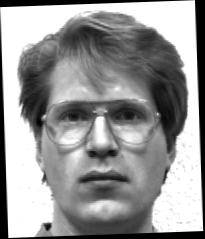
#> input picture 3. Applications of Signal Processing/Fran/Code/foo.pgm, 205 x 239 px
$ python image_things.py   (older library calls are emulated)
#> lines starting #> are read from the running program, lines starting #| are printed output that depends on the picture
### 3. Applications of Signal Processing/Fran/Code/img_util.py
import re
import numpy as np
import PIL   # Basic library for Images

def read_pgm(filename, byteorder='>'):
    """Return image data from a raw PGM file as numpy array.

    Format specification: http://netpbm.sourceforge.net/doc/pgm.html

    """
    with open(filename, 'rb') as f:
        buffer = f.read()
    try:
        header, width, height, maxval = re.search(
            b"(^P5\s(?:\s*#.*[\r\n])*"
            b"(\d+)\s(?:\s*#.*[\r\n])*"
            b"(\d+)\s(?:\s*#.*[\r\n])*"
            b"(\d+)\s(?:\s*#.*[\r\n]\s)*)", buffer).groups()
    except AttributeError:
        raise ValueError("Not a raw PGM file: '%s'" % filename)
    return np.frombuffer(buffer,
                            dtype='u1' if int(maxval) < 256 else byteorder+'u2',
                            count=int(width)*int(height),
                            offset=len(header)
                            ).reshape((int(height), int(width)))


def histeq(im,nbr_bins=256):
    """ Histogram equalization of a grayscale image. """

    # get image histogram
    imhist,bins = np.histogram(im.flatten(),nbr_bins,normed=True)

    cdf = imhist.cumsum()     # cumulative distribution function
    cdf = 255 * cdf / cdf[-1] # normalize

    # use linear interpolation of cdf to find new pixel values
    im2 = np.interp(im.flatten(),bins[:-1],cdf)

    return im2.reshape(im.shape)


# [27 lines left out: function pca, not called in this run]
"""
V,S,immean = imgu.pca(img_matrix)

S[164] = 0;
S[163] = 0;
S[162] = 0;
S = S/np.sum(S);
"""

# [5 lines left out: function get_PCA_features, not called in this run]

### 3. Applications of Signal Processing/Fran/Code/image_things.py
import matplotlib.pyplot as plt
import img_util as imgu
import numpy as np
import PIL

pil_im = PIL.Image.open("foo.pgm") # Read image and created image object
#> pil_im is the input picture: PIL image 205x239 L; min 0, max 255, mean 150.5
pil_im = pil_im.convert('L')  # Convert image to grayScale
pil_arr_im = np.array(pil_im);  # Convert to simple matrix


SHOW_IMAGE = 0

if (SHOW_IMAGE == 1):
    plt.figure()

    # plot the image
    plt.imshow(pil_arr_im, plt.cm.gray)

    # some points
    x = [41,12,58,23]
    y = [14,35,21,48]
    # plot the points with red star-markers
    plt.plot(x,y,'r*')

    # line plot connecting the first two points
    plt.plot(x[:2],y[:2])
    # add title and show the plot
    plt.title('Plotting: "face1.jpg"')

    plt.show()

SHOW_HISTOGRAM = 0

if (SHOW_HISTOGRAM == 1):
    nbr_bins = 255;
    imhist,bins = np.histogram(pil_arr_im.flatten(),nbr_bins,normed=True)

    plt.figure()
    plt.bar(bins[:255],imhist,width = 1 ,color='c',align='center')
    plt.title('Linear Discriminant Analysis accuracy')
    plt.ylabel('Accuracy')
    plt.legend(['Train','Test'])
    plt.show()

SHOW_EQ_HISTOGRAM = 0
if (SHOW_EQ_HISTOGRAM == 1):
    nbr_bins = 255;
    pil_arr_im_eq = imgu.histeq(pil_arr_im);
    imhist,bins = np.histogram(pil_arr_im_eq.flatten(),nbr_bins,normed=True)

    plt.figure()
    plt.bar(bins[:255],imhist,width = 1 ,color='c',align='center')
    plt.title('Linear Discriminant Analysis accuracy')
    plt.ylabel('Accuracy')
    plt.legend(['Train','Test'])
    plt.show()

    plt.figure()
    # plot the image
    plt.imshow(pil_arr_im, plt.cm.gray)

PLOT_ALL = 1
if (PLOT_ALL == 1):

    nbr_bins = 255;
    imhist,bins = np.histogram(pil_arr_im.flatten(),nbr_bins,normed=True)
#> imhist = 255 values, max 0.266 at index 254, min 0.000122 at index 11, mean 0.00392; bins = 256 values from 0 to 255
    pil_arr_im_eq = imgu.histeq(pil_arr_im);
#> in histeq, `imhist,bins = np.histogram(im.flatten(),nbr_bins,normed=True)`: imhist = 256 values, max 0.259 at index 255, min 0.000123 at index 11, mean 0.00392; bins = 257 values from 0 to 255
#> in histeq, `cdf = imhist.cumsum()`: cdf = 256 values from 0.0678 to 1
#> in histeq, `cdf = 255 * cdf / cdf[-1]`: cdf = 256 values from 17.22 to 255
#> in histeq, `return im2.reshape(im.shape)`:
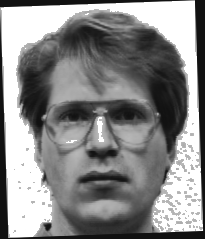
#> returned value: shape (239, 205) float64; min 17.22, max 255, mean 137.7
    imhist_eq,bins = np.histogram(pil_arr_im_eq.flatten(),nbr_bins,normed=True)
#> imhist_eq = 255 values, max 0.286 at index 254, min 0 at index 28, mean 0.00421; bins = 256 values from 17.22 to 255

    f, ((ax1, ax2), (ax3, ax4)) = plt.subplots(2, 2, sharex='col', sharey='row')
    ax1.imshow(pil_arr_im, plt.cm.gray)
    ax2.imshow(pil_arr_im_eq, plt.cm.gray)
    ax3.bar(bins[:255],imhist,width = 1 ,color='c',align='center')
    ax4.bar(bins[:255],imhist_eq,width = 1 ,color='c',align='center')


"""
The histogram only tells us how many pixels of each "value" there are in the image,
it does not give any spatial relationship
"""

## READ PGM image and show it !!
image = imgu.read_pgm("foo.pgm", byteorder='<')
plt.imshow(image, plt.cm.gray)
plt.show()
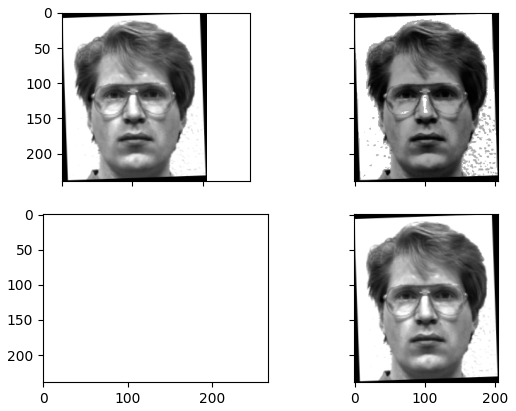
#> figure drawn by matplotlib, 4 panels; panel 3: tallest bar 0.266 high, from x = 253.6 to 254.6
